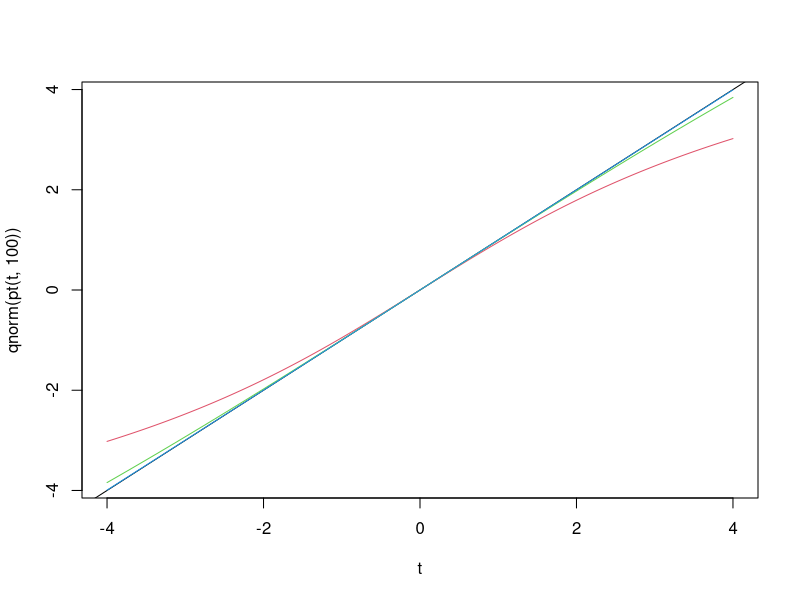

R code for this plot:
###############Exercise2.1#################
t <- seq(-4, 4, length = 200)
plot(t, qnorm(pt(t, 100)), type = 'n')
abline(0, 1, col = 1)
lines(t, qnorm(pt(t, 10)), col = 2)
lines(t, qnorm(pt(t, 100)), col = 3)
lines(t, qnorm(pt(t, 2550)), col = 4)